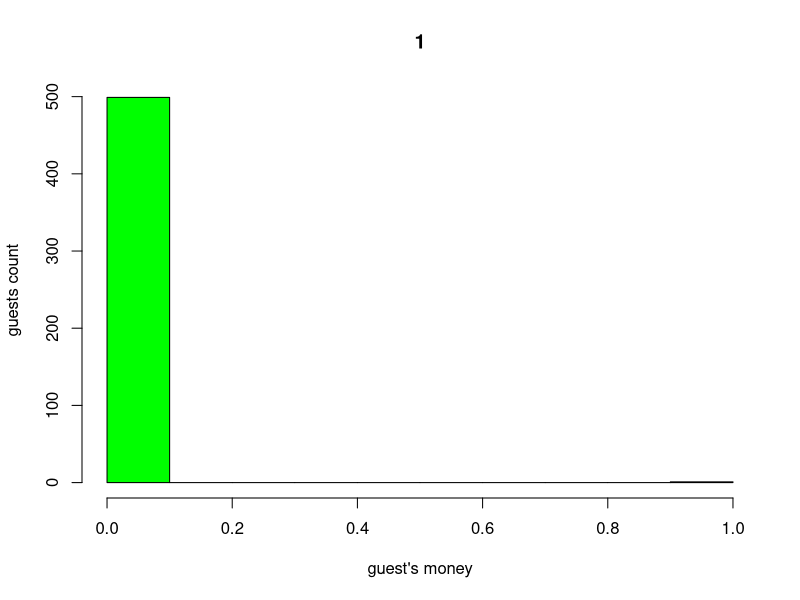
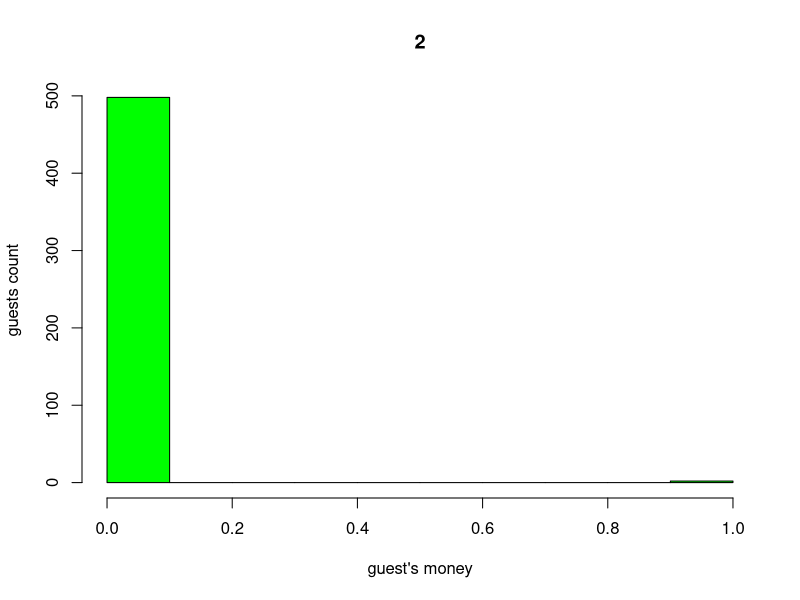
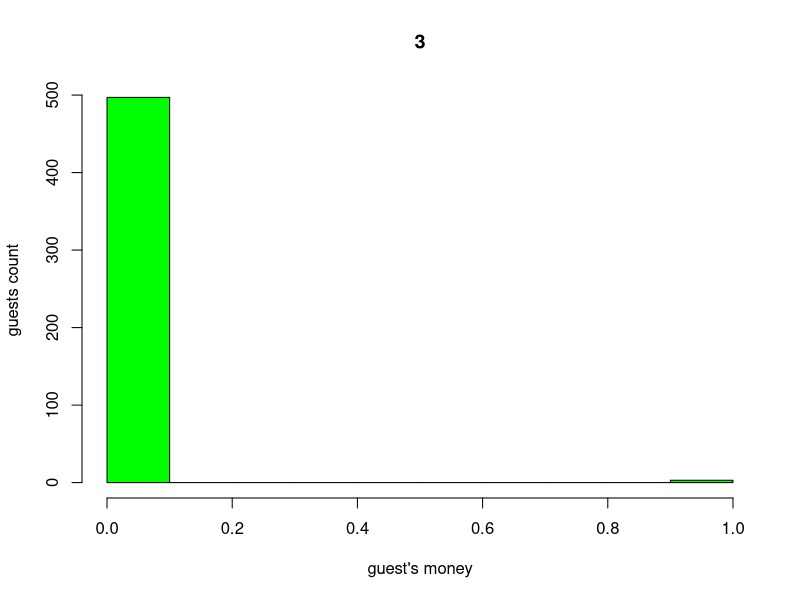
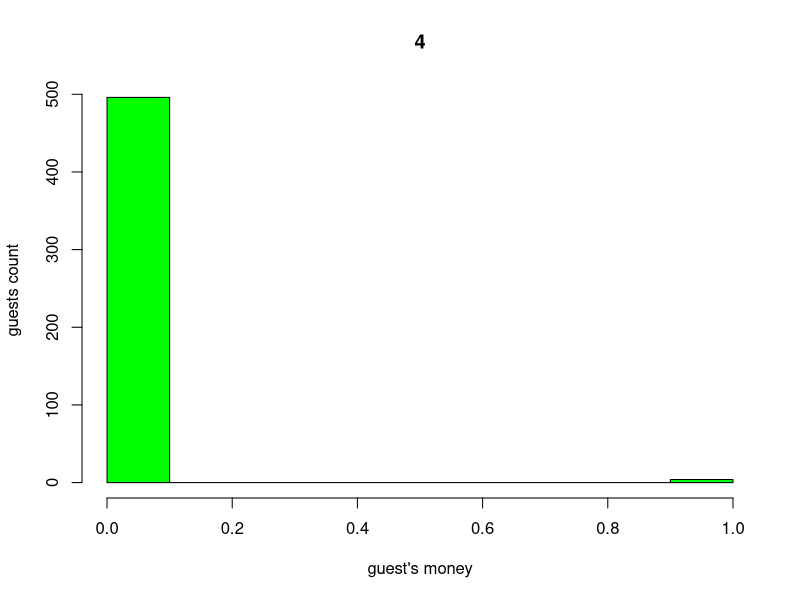
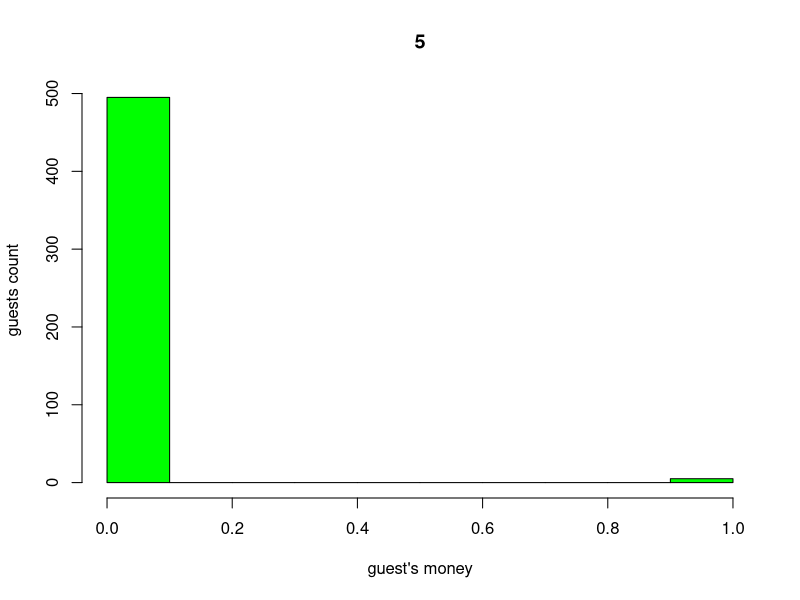
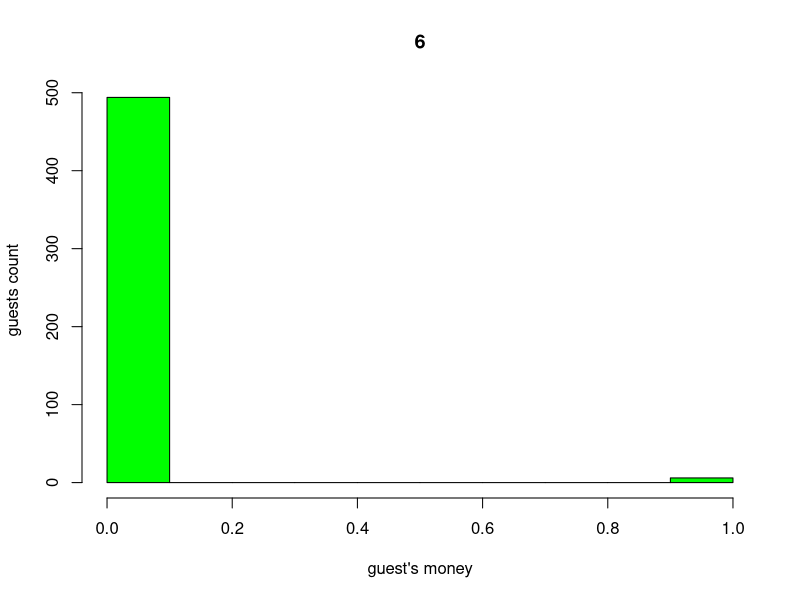
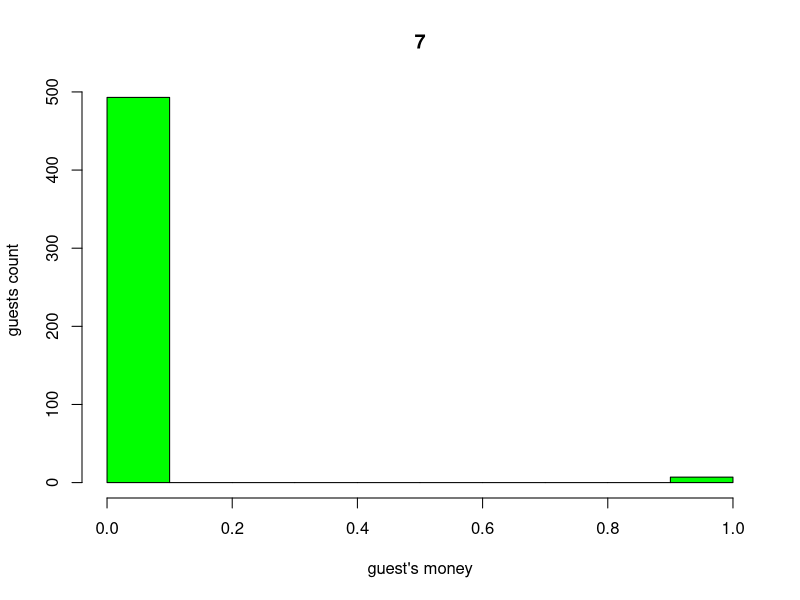
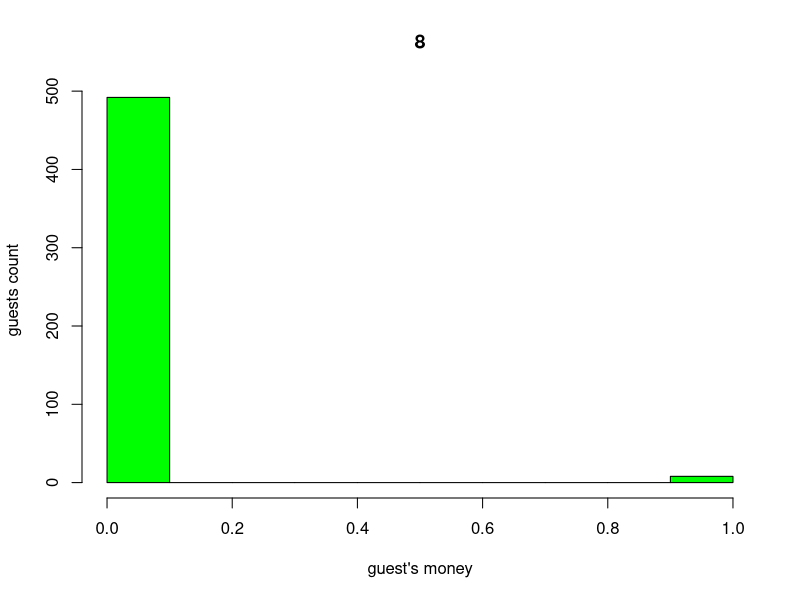

These figures' R source, in order: (Note: a time limit stopped this script after it produced the figures.)
times = 7000
x<-rep(0,500)
for(i in 1:7000)
{
  num = floor(runif(1, min=1, max=500))
  x[num] = x[num] + 1
  hist(x, main = i, plot = T,col = "green", xlab = "guest's money", ylab = "guests count")
  Sys.sleep(0.05)
}
